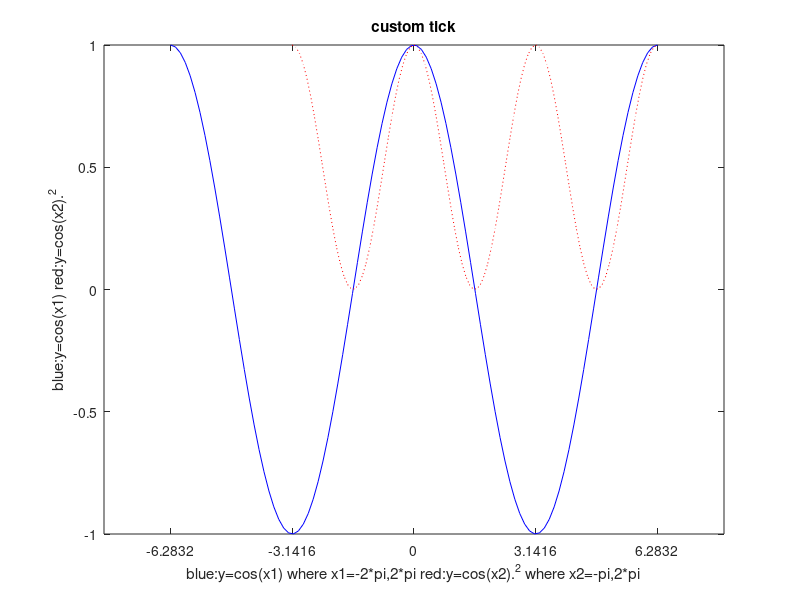

This figure's MATLAB source:
%{function [Cum_conv] = func_conv(u, v)
%    m = length(u);
%    n = length(v);
%
%    for k = 1:n
%        F = 0;
%        for j = max(1, k + 1 - n):min(k, m)
%            F = F + u(j) * v(k + 1 - j);
%        end
%        Cum_conv(k) = F / min(k, m);
%    end
%end
%}

%Test Code
x1=linspace(-2*pi,2*pi); # If vector size is not specified then default size is 100
x2=linspace(-pi,2*pi); # If vector size is not specified then default size is 100
y1=cos(x1);
y2=cos(x2).^2; # Here dot square 2 will square every element in the vector.
plot(x1,y1,'b-',x2,y2,'r:');
title('custom tick');
xlabel('blue:y=cos(x1) where x1=-2*pi,2*pi red:y=cos(x2).^2 where x2=-pi,2*pi');
ylabel('blue:y=cos(x1) red:y=cos(x2).^2');
set(gca, 'XTick', [-2*pi -pi 0 pi 2*pi]);

